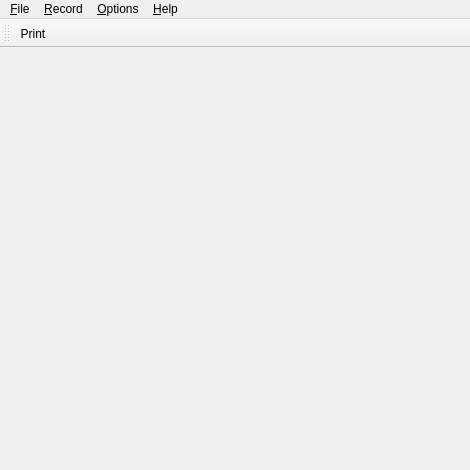
<ui version="4.0" >
 <class>PmView</class>
 <widget class="QMainWindow" name="PmView" >
  <property name="geometry" >
   <rect>
    <x>0</x>
    <y>0</y>
    <width>470</width>
    <height>470</height>
   </rect>
  </property>
  <property name="minimumSize" >
   <size>
    <width>182</width>
    <height>196</height>
   </size>
  </property>
  <property name="windowTitle" >
   <string>PCP Viewer</string>
  </property>
  <property name="windowIcon" >
   <iconset resource="pmview.qrc" >
    <normaloff>:/images/pmview.png</normaloff>:/images/pmview.png</iconset>
  </property>
  <property name="iconSize" >
   <size>
    <width>22</width>
    <height>22</height>
   </size>
  </property>
  <widget class="QWidget" name="widget" >
   <layout class="QVBoxLayout" >
    <property name="margin" >
     <number>0</number>
    </property>
    <property name="spacing" >
     <number>0</number>
    </property>
   </layout>
  </widget>
  <widget class="QMenuBar" name="MenuBar" >
   <property name="geometry" >
    <rect>
     <x>0</x>
     <y>0</y>
     <width>370</width>
     <height>24</height>
    </rect>
   </property>
   <widget class="QMenu" name="Help" >
    <property name="title" >
     <string>&amp;Help</string>
    </property>
    <addaction name="helpManualAction" />
    <addaction name="helpTutorialAction" />
    <addaction name="separator" />
    <addaction name="helpAboutAction" />
    <addaction name="helpSeeAlsoAction" />
    <addaction name="separator" />
    <addaction name="helpWhatsThisAction" />
   </widget>
   <widget class="QMenu" name="Options" >
    <property name="title" >
     <string>&amp;Options</string>
    </property>
    <addaction name="timeControlAction" />
    <addaction name="menubarAction" />
    <addaction name="toolbarAction" />
    <addaction name="consoleAction" />
   </widget>
   <widget class="QMenu" name="Record" >
    <property name="title" >
     <string>&amp;Record</string>
    </property>
    <addaction name="recordStartAction" />
    <addaction name="recordQueryAction" />
    <addaction name="recordStopAction" />
    <addaction name="separator" />
    <addaction name="recordDetachAction" />
   </widget>
   <widget class="QMenu" name="File" >
    <property name="title" >
     <string>&amp;File</string>
    </property>
    <addaction name="fileQuitAction" />
   </widget>
   <addaction name="File" />
   <addaction name="Record" />
   <addaction name="Options" />
   <addaction name="separator" />
   <addaction name="Help" />
  </widget>
  <widget class="QToolBar" name="toolBar" >
   <property name="geometry" >
    <rect>
     <x>0</x>
     <y>24</y>
     <width>370</width>
     <height>36</height>
    </rect>
   </property>
   <property name="sizePolicy" >
    <sizepolicy vsizetype="Fixed" hsizetype="MinimumExpanding" >
     <horstretch>0</horstretch>
     <verstretch>0</verstretch>
    </sizepolicy>
   </property>
   <property name="minimumSize" >
    <size>
     <width>0</width>
     <height>0</height>
    </size>
   </property>
   <property name="windowTitle" >
    <string>Toolbar</string>
   </property>
   <property name="whatsThis" >
    <string>Configurable toolbar, use the Preferences dialog to change its contents</string>
   </property>
   <property name="orientation" >
    <enum>Qt::Horizontal</enum>
   </property>
   <attribute name="toolBarArea" >
    <enum>TopToolBarArea</enum>
   </attribute>
   <attribute name="toolBarBreak" >
    <bool>false</bool>
   </attribute>
   <addaction name="filePrintAction" />
  </widget>
  <action name="filePrintAction" >
   <property name="icon" >
    <iconset resource="pmview.qrc" >
     <normaloff>:/images/document-print.png</normaloff>:/images/document-print.png</iconset>
   </property>
   <property name="text" >
    <string>&amp;Print...</string>
   </property>
   <property name="iconText" >
    <string>Print</string>
   </property>
   <property name="shortcut" >
    <string>Ctrl+P</string>
   </property>
  </action>
  <action name="fileQuitAction" >
   <property name="text" >
    <string>&amp;Quit</string>
   </property>
   <property name="iconText" >
    <string>Quit</string>
   </property>
   <property name="shortcut" >
    <string>Ctrl+Q</string>
   </property>
  </action>
  <action name="timeControlAction" >
   <property name="checkable" >
    <bool>true</bool>
   </property>
   <property name="icon" >
    <iconset resource="pmview.qrc" >
     <normaloff>:/images/pmtime.png</normaloff>:/images/pmtime.png</iconset>
   </property>
   <property name="text" >
    <string>Time Controls</string>
   </property>
  </action>
  <action name="menubarAction" >
   <property name="checkable" >
    <bool>true</bool>
   </property>
   <property name="checked" >
    <bool>true</bool>
   </property>
   <property name="text" >
    <string>Menubar</string>
   </property>
  </action>
  <action name="toolbarAction" >
   <property name="checkable" >
    <bool>true</bool>
   </property>
   <property name="text" >
    <string>Toolbar</string>
   </property>
  </action>
  <action name="consoleAction" >
   <property name="checkable" >
    <bool>true</bool>
   </property>
   <property name="text" >
    <string>Console</string>
   </property>
  </action>
  <action name="helpManualAction" >
   <property name="icon" >
    <iconset resource="pmview.qrc" >
     <normaloff>:/images/help-contents.png</normaloff>:/images/help-contents.png</iconset>
   </property>
   <property name="text" >
    <string>&amp;Manual</string>
   </property>
   <property name="iconText" >
    <string>Manual</string>
   </property>
   <property name="shortcut" >
    <string>F1</string>
   </property>
  </action>
  <action name="helpTutorialAction" >
   <property name="text" >
    <string>Tutorial</string>
   </property>
   <property name="iconText" >
    <string>Tutorial</string>
   </property>
  </action>
  <action name="helpAboutAction" >
   <property name="icon" >
    <iconset resource="pmview.qrc" >
     <normaloff>:/images/pmview.png</normaloff>:/images/pmview.png</iconset>
   </property>
   <property name="text" >
    <string>About</string>
   </property>
   <property name="iconText" >
    <string>About</string>
   </property>
   <property name="shortcut" >
    <string/>
   </property>
  </action>
  <action name="helpSeeAlsoAction" >
   <property name="text" >
    <string>See Also</string>
   </property>
   <property name="iconText" >
    <string>See Also</string>
   </property>
  </action>
  <action name="helpWhatsThisAction" >
   <property name="icon" >
    <iconset resource="pmview.qrc" >
     <normaloff>:/images/whatsthis.png</normaloff>:/images/whatsthis.png</iconset>
   </property>
   <property name="text" >
    <string>What's This</string>
   </property>
   <property name="iconText" >
    <string>What's This</string>
   </property>
   <property name="shortcut" >
    <string>Shift+F1</string>
   </property>
  </action>
  <action name="recordStartAction" >
   <property name="icon" >
    <iconset resource="pmview.qrc" >
     <normaloff>:/images/camera-video.png</normaloff>:/images/camera-video.png</iconset>
   </property>
   <property name="text" >
    <string>Start...</string>
   </property>
  </action>
  <action name="recordQueryAction" >
   <property name="text" >
    <string>Query</string>
   </property>
  </action>
  <action name="recordStopAction" >
   <property name="icon" >
    <iconset resource="pmview.qrc" >
     <normaloff>:/images/camera-video-close.png</normaloff>:/images/camera-video-close.png</iconset>
   </property>
   <property name="text" >
    <string>Stop</string>
   </property>
  </action>
  <action name="recordDetachAction" >
   <property name="text" >
    <string>Detach</string>
   </property>
  </action>
 </widget>
 <includes>
  <include location="local" >qmc_time.h</include>
  <include location="local" >qprinter.h</include>
  <include location="local" >timebutton.h</include>
 </includes>
 <resources>
  <include location="pmview.qrc" />
 </resources>
 <connections>
  <connection>
   <sender>filePrintAction</sender>
   <signal>triggered()</signal>
   <receiver>PmView</receiver>
   <slot>filePrint()</slot>
  </connection>
  <connection>
   <sender>fileQuitAction</sender>
   <signal>triggered()</signal>
   <receiver>PmView</receiver>
   <slot>fileQuit()</slot>
  </connection>
  <connection>
   <sender>helpTutorialAction</sender>
   <signal>triggered()</signal>
   <receiver>PmView</receiver>
   <slot>helpTutorial()</slot>
  </connection>
  <connection>
   <sender>helpAboutAction</sender>
   <signal>triggered()</signal>
   <receiver>PmView</receiver>
   <slot>helpAbout()</slot>
  </connection>
  <connection>
   <sender>helpSeeAlsoAction</sender>
   <signal>triggered()</signal>
   <receiver>PmView</receiver>
   <slot>helpSeeAlso()</slot>
  </connection>
  <connection>
   <sender>helpWhatsThisAction</sender>
   <signal>triggered()</signal>
   <receiver>PmView</receiver>
   <slot>whatsThis()</slot>
  </connection>
  <connection>
   <sender>timeControlAction</sender>
   <signal>triggered()</signal>
   <receiver>PmView</receiver>
   <slot>optionsTimeControl()</slot>
  </connection>
  <connection>
   <sender>menubarAction</sender>
   <signal>triggered()</signal>
   <receiver>PmView</receiver>
   <slot>optionsMenubar()</slot>
  </connection>
  <connection>
   <sender>toolbarAction</sender>
   <signal>triggered()</signal>
   <receiver>PmView</receiver>
   <slot>optionsToolbar()</slot>
  </connection>
  <connection>
   <sender>consoleAction</sender>
   <signal>triggered()</signal>
   <receiver>PmView</receiver>
   <slot>optionsConsole()</slot>
  </connection>
  <connection>
   <sender>helpManualAction</sender>
   <signal>triggered()</signal>
   <receiver>PmView</receiver>
   <slot>helpManual()</slot>
  </connection>
  <connection>
   <sender>recordStartAction</sender>
   <signal>triggered()</signal>
   <receiver>PmView</receiver>
   <slot>recordStart()</slot>
  </connection>
  <connection>
   <sender>recordQueryAction</sender>
   <signal>triggered()</signal>
   <receiver>PmView</receiver>
   <slot>recordQuery()</slot>
  </connection>
  <connection>
   <sender>recordStopAction</sender>
   <signal>triggered()</signal>
   <receiver>PmView</receiver>
   <slot>recordStop()</slot>
  </connection>
  <connection>
   <sender>recordDetachAction</sender>
   <signal>triggered()</signal>
   <receiver>PmView</receiver>
   <slot>recordDetach()</slot>
  </connection>
 </connections>
</ui>
